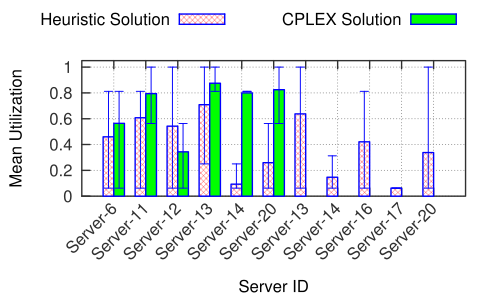

Write the gnuplot code that produced this figure.
set terminal pdfcairo font "Helvetica,9" linewidth 4 rounded fontscale 1.0
set style data histogram
set style histogram errorbar gap 1 lw 0.7

set style line 80 lt rgb "#303030"
set style line 81 lt 0
set style line 81 lt rgb "#808080"

set grid back linestyle 81
set border 31 back linestyle 80

set xtics rotate by 45 right 
set ytics nomirror

# set style fill pattern border 21
set output "per_server_util_dc.pdf"
set xlabel "Server ID"
set ylabel "Mean Utilization"
set key outside horizontal

set yr[0:1.05]

plot 'log.viterbi.dc.per_server_util' using 2:3:4:xtic(1) title "Heuristic Solution"  fs pattern 2, \
      'log.cplex.dc.per_server_util' using 2:3:4:xtic(1) title "CPLEX Solution"  fs pattern 5
